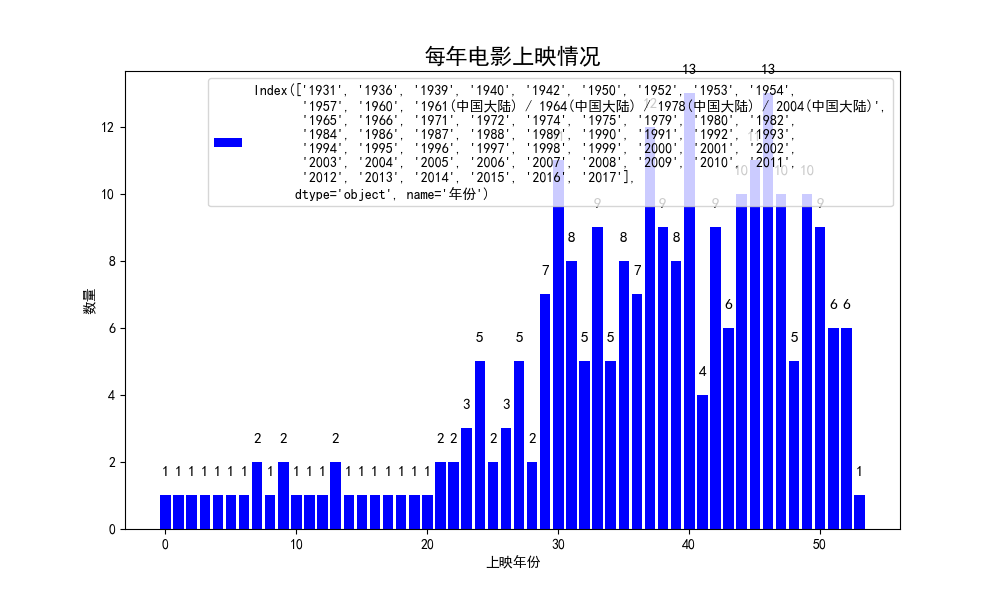

Generate this figure with Python:
#-*- coding: utf-8 -*-
import pandas as pd
import matplotlib.pyplot as plt
from pylab import mpl

mpl.rcParams['font.sans-serif'] = ['SimHei']
df = pd.read_csv('E:/Movie.csv',encoding = 'utf8')
df1=df.groupby('年份').size()
data=[]
for i in range(len(df1)):
    data.append(df1[i])
labels=df1.index
plt.figure(figsize=(10,6))
plt.bar(range(len(df1)),data,label=labels,color='b')
for a,b in zip(range(len(df1)),data):
    plt.text(a,b+0.5,'%.0f'%b,ha='center',va='bottom',fontsize=11)
plt.legend(loc='best')
plt.xlabel(u'上映年份')
plt.ylabel(u'数量')
plt.title(u'每年电影上映情况',fontsize=16)
plt.show()
